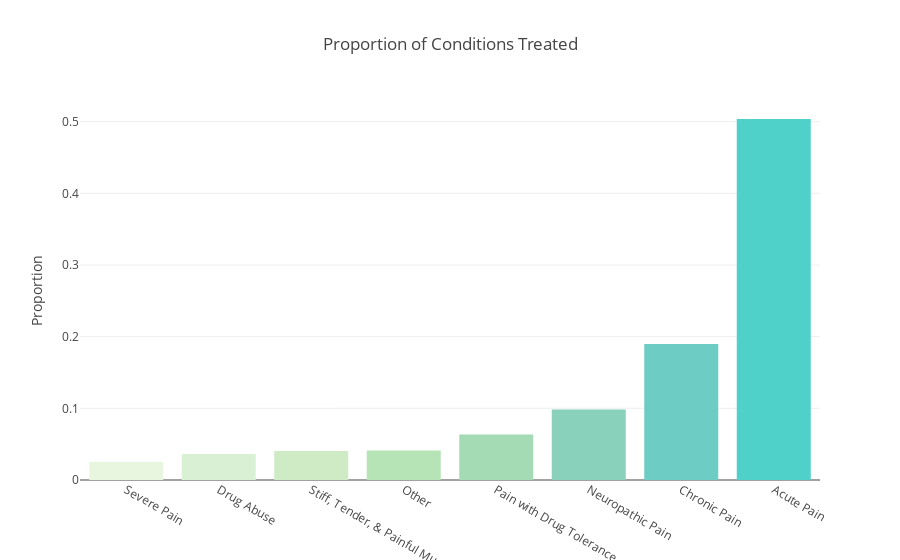

The code cell stored with this chart in its notebook:
### Code cell
# interactive plot
groups = data6.group.unique()

col = []
for i in range(1, len(data6)+1):
    col.append(specCol40[i*3])
    
trace = [go.Bar(x = list(data6.group), y = list(data6.total), 
               marker = dict(color = col))]
layout = go.Layout(title = 'Proportion of Conditions Treated', 
                   yaxis = dict(title = 'Proportion'))
    
iplot(go.Figure(data = trace, layout = layout))

### Figure 1 — Plotly figure (JSON) as saved in the notebook; plotly's stock layout.template omitted (floating-point values rounded to 4 significant figures)
{"data": [{"marker": {"color": ["rgb(232, 246, 224)", "rgb(218, 240, 212)", "rgb(206, 235, 198)", "rgb(182, 228, 182)", "rgb(164, 219, 180)", "rgb(137, 209, 187)", "rgb(109, 205, 197)", "rgb(79, 209, 202)"]}, "type": "bar", "uid": "3430c4ac-9ab2-11e8-b4d0-c49ded1fd344", "x": ["Severe Pain", "Drug Abuse", "Stiff, Tender, & Painful Muscles", "Other", "Pain with Drug Tolerance", "Neuropathic Pain", "Chronic Pain", "Acute Pain"], "y": [0.02555, 0.03626, 0.04039, 0.041, 0.06339, 0.09843, 0.1898, 0.5037]}], "layout": {"title": "Proportion of Conditions Treated", "yaxis": {"title": "Proportion"}}}
